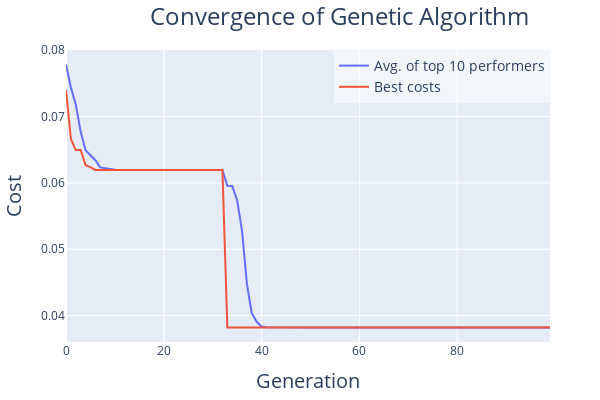

Here is the notebook cell this chart was saved with:
### Markdown cell above
Plot the genetic algorithm convergence plot

### Code cell
visualizer.plot_optimization_results()
